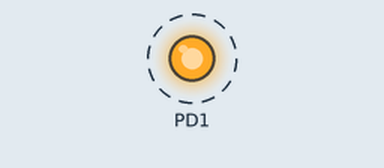
The program below on a simulated ATmega328P, built with avr-gcc and emulated at 10 MHz. Shown: output pins drawn as LEDs (lit = HIGH). Dashed ring = blinking.

Above: at 0.05 s.
Timing chart, 0 to 3.0 s (numbered marks = the images above):
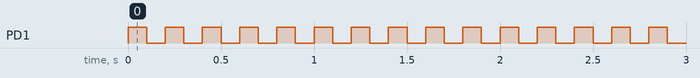

Measured:
- by itself, PD1: alternates HIGH for 0.10 s and LOW for 0.10 s

The program:

main.c
```c
/*
 * task8.c
 *
 * Created: 07-Nov-19 10:11:45 AM
 * Author : Gordon
 */
#define F_CPU 10000000
#include <avr/io.h>
#include <util/delay.h>
#include <avr/interrupt.h>

uint8_t keep_going = 1;

void loop()
{
	//toggle the LED on and off
	PORTD |= (1<<PD1);//turns
	_delay_ms(100);

	PORTD &= ~(1<<PD1);//turns off
	_delay_ms(100);
}

void setup()
{
	DDRD |= (1<<PD1);
}

int main()
{
	setup();
	while(keep_going) loop();

	return 0;
}
```
